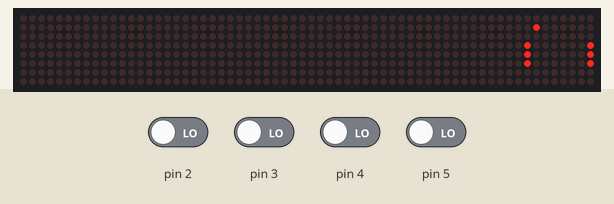
Recording of a sketch running on a simulated Arduino Uno, built with avr-gcc and run on an emulated ATmega328P. Shown: 64×8 LED matrix. The inputs (shaded band) are chosen by the test bench; at power-on: pin 2–5 LOW.

Above: at 1.2 s.
1.3 s: pin 2 driven HIGH
At 1.52 s:
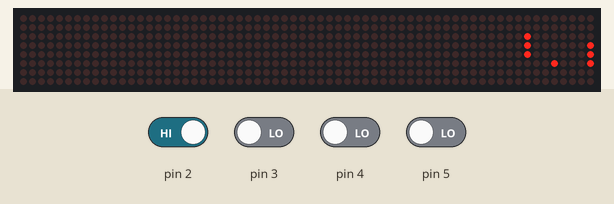
3.2 s: pin 4 driven HIGH
At 3.95 s:
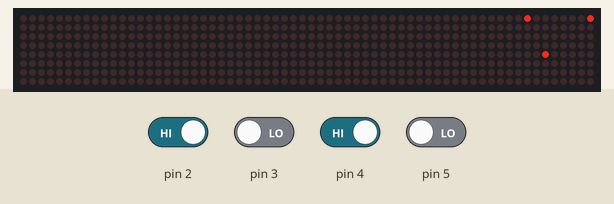
4.9 s: pin 5 driven HIGH
At 5.12 s:
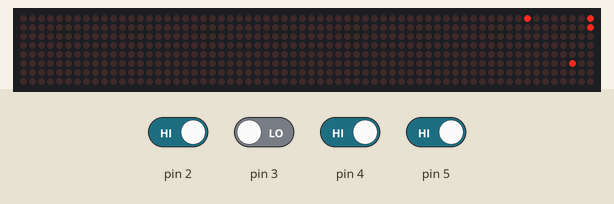
6.7 s: pin 3 driven HIGH
At 8.16 s:
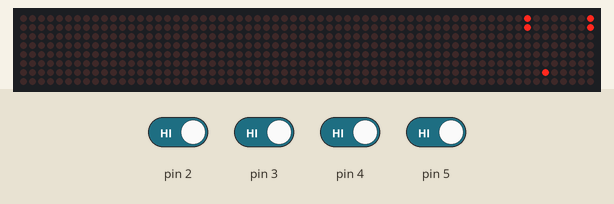
8.4 s: pin 2 driven LOW
At 9.84 s:
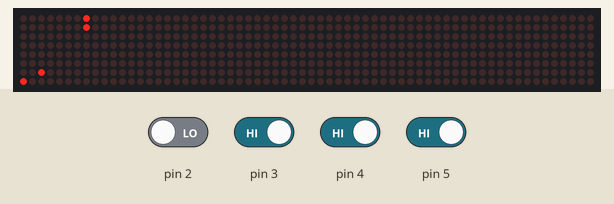
10.2 s: pin 4 driven LOW
At 11.55 s:
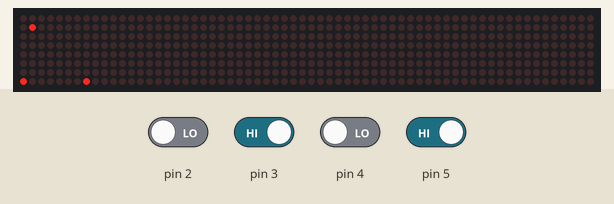

The sketch:

MicroProject.ino
```cpp
#include <LedControl.h>
//MAX7219 IO pins
int DIN = 12;
int CS =  11;
int CLK = 10;
// 2d cordinate map for the game
byte boardMap[8][8] =  {{0x00,0x00,0x00,0x00,0x00,0x00,0x00,0x00}, {0x00,0x00,0x00,0x00,0x00,0x00,0x00,0x00}, {0x00,0x00,0x00,0x00,0x00,0x00,0x00,0x00}, {0x00,0x00,0x00,0x00,0x00,0x00,0x00,0x00}, {0x00,0x00,0x00,0x00,0x00,0x00,0x00,0x00}, {0x00,0x00,0x00,0x00,0x00,0x00,0x00,0x00}, {0x00,0x00,0x00,0x00,0x00,0x00,0x00,0x00}, {0x00,0x00,0x00,0x00,0x00,0x00,0x00,0x00}};

int ballX=4; //ball X position
int ballY=4; //ball Y position

// ball first speed configuration (-1 , 1)
int speedX=-1;
int speedY=1;

int firstPaddleY = 4; //first paddel initial vertical position
int secondPaddleY = 4;//second paddel initial vertical position

LedControl lc=LedControl(DIN,CLK,CS,0);

void setup(){

  //first paddle IO pins
 pinMode (2, INPUT);
 pinMode (3, INPUT);
 //second paddle  IO pins
 pinMode (4, INPUT);
 pinMode (5, INPUT);
 lc.shutdown(0,false);
 lc.setIntensity(0,15);
 lc.clearDisplay(0);

}

void loop(){

    // update ball position with its speed
    ballX=ballX+speedX;
    ballY=ballY+speedY;

    // first paddle movement control(down)
    if(digitalRead(2) && firstPaddleY>=0) {
        firstPaddleY = firstPaddleY-1;
    }

    // first paddle movement control(top)
    if(digitalRead(3) && firstPaddleY<=7) {
        firstPaddleY = firstPaddleY+1;
    }

     // second paddle movement control(down)
    if(digitalRead(4) && secondPaddleY>=0) {
        secondPaddleY = secondPaddleY-1;
    }

    // second paddle movement control(top)
    if(digitalRead(5) && secondPaddleY<=7) {
        secondPaddleY = secondPaddleY+1; // move paddle right
    }

    // the impact of the ball on the edges of the board should reflect its speed in the vertical axis
    if(ballY==7 || ballY==0){
        speedY = speedY *-1;
    }

    // the impact of the ball on the paddles should reflect its speed in the horizontal axis
    if(ballX==0 && (ballY>=(firstPaddleY-1) && ballY<=(firstPaddleY+1))){
        speedX = speedX *-1;
    }

    if(ballX==7 && (ballY>=(secondPaddleY-1) && ballY<=(secondPaddleY+1))){
        speedX = speedX *-1;
    }


    // passing the ball from first paddle
    if(ballX==0 && (ballY<(firstPaddleY-1) || ballY>(firstPaddleY+1))){
        //restarting board
        for(int i=0; i<8; i++){
           for(int j=0; j<8; j++){
             boardMap[i][j] = 0x00;
           }
        }
        ledUpdate();
        //start the ball from center
        ballX=4;
        ballY=4;
    }

    // passing the ball from first paddle
    if(ballX==7 && (ballY<(secondPaddleY-1) || ballY>(secondPaddleY+1))){
        //restarting board
        for(int i=0; i<8; i++){
           for(int j=0; j<8; j++){
             boardMap[i][j] = 0x00;
           }
        }
        ledUpdate();
        //start the ball from center
        ballX=4;
        ballY=4;
    }


    // clearing the image variable
    for(int i=0; i<8; i++){
           for(int j=0; j<8; j++){
             boardMap[i][j] = 0x00;
           }
        }

    // updating board
    // setting the new position of the ball
    updateBoardMap(ballX, ballY);
    // setting the new position of the firstPaddleY
    updateBoardMap(0, firstPaddleY - 1);
    updateBoardMap(0, firstPaddleY);
    updateBoardMap(0, firstPaddleY + 1);
    // setting the new position of the secondPaddleY
    updateBoardMap(7, secondPaddleY - 1);
    updateBoardMap(7, secondPaddleY);
    updateBoardMap(7, secondPaddleY + 1);
    //here we will show the displayImage1
    ledUpdate();

    delay(20);

}

/*
  in this function we will updated the game boardMap based on its (x,y) coordinate
*/
void updateBoardMap(int xVal, int yVal){
    boardMap[yVal][xVal] = 0x01;
}

/*
  in this function we will updated the game led with setLed(false -> off , true -> on) based on boardMap
*/
void ledUpdate()
{
  int i = 0;
   for(int i=0; i<8; i++){
           for(int j=0; j<8; j++){
             if(boardMap[i][j]==0){
                lc.setLed(0,i,j,false);
             }
             else{
                lc.setLed(0,i,j,true);
             }
        }
    }
}
```

Measured:
- after the input at 1.3 s, the display: first differs from a run without the input after 0.09 s (image 1)
- after the input at 3.2 s, the display: first changes after 0.09 s (image 2 shows a later state)
- after the input at 4.9 s, the display: first changes after 0.06 s (image 3 shows a later state)
- after the input at 6.7 s, the display: first changes at once (image 4 shows a later state)
- after the input at 8.4 s, the display: first changes after 0.06 s (image 5 shows a later state)
- after the input at 10.2 s, the display: first differs from a run without the input after 0.15 s (image 6 shows a later state)
